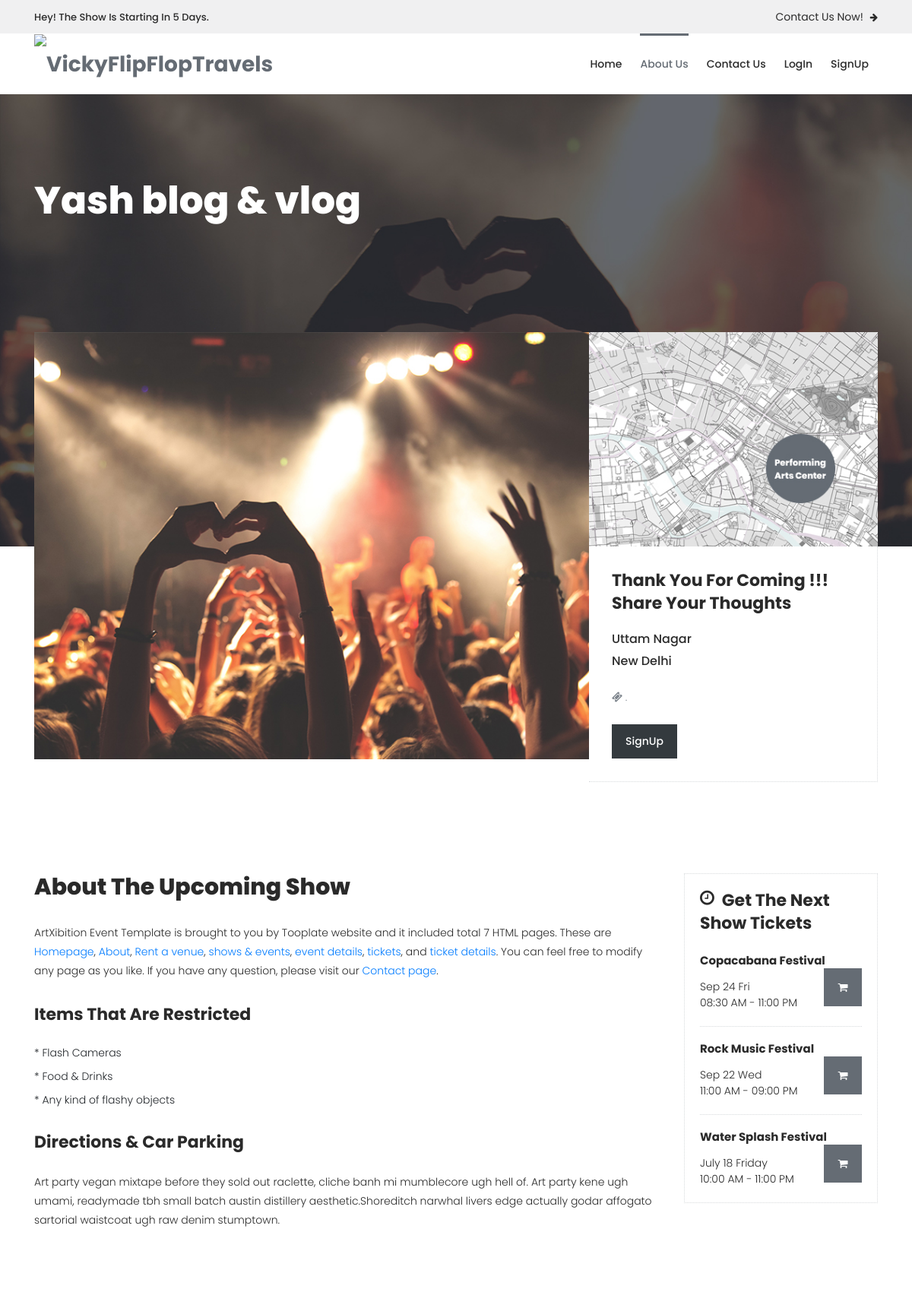
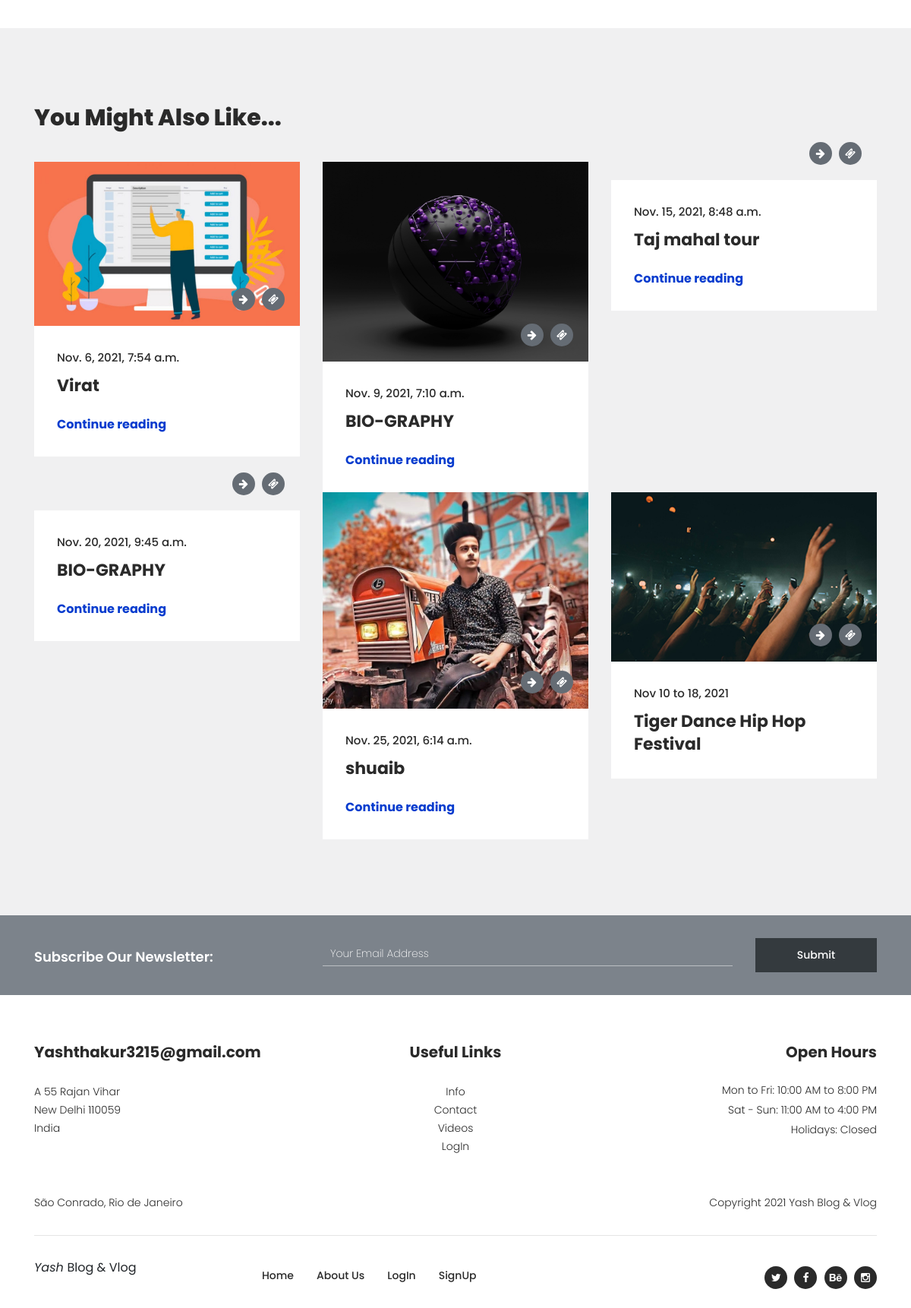
/about-page, run on the app's committed database (2 pictures, top to bottom).
### blogapp/models.py (models this page shows, shortened)
class Blog(models.Model):
    video_blog= models.FileField(upload_to='my_videos' , blank=True , null=True)
    cat = ( ('BIO-GRAPHY' , 'BIO-GRAPHY') , ('cricket' , 'cricket'),('technical' , 'technical') , ('invensions' , "invensions") , ('others' , 'others'))
    created_time = models.DateTimeField(auto_now_add=True)
    main_image = models.ImageField(upload_to='images/shop' , blank=True)
    main_title = models.CharField(max_length=3000  , default='BIO-GRAPHY')
    pera_1=  RichTextField()
    like_blog = models.ManyToManyField( User  , blank=True  )

### blogapp/views.py (the view)
# urls.py: path('about-page' , views.about_view , name='about_path_blogapp'),
def about_view(request):
    all_obj = Blog.objects.all()
    return render(request, "2125_artxibition/2125_artxibition/about.html", {'all_obj': all_obj})

### blogapp/templates/2125_artxibition/2125_artxibition/about.html (shortened to what this page needs)
<!DOCTYPE html>
<html lang="en">
{% load static %}
  <head>
    <link href="https://cdn.jsdelivr.net/npm/bootstrap@5.0.2/dist/css/bootstrap.min.css" rel="stylesheet">
    <link rel="stylesheet" type="text/css" href="{% static 'assets/css/bootstrap.min.css' %}">
    <link rel="stylesheet" type="text/css" href="{% static 'assets/css/font-awesome.css' %}">
    <link rel="stylesheet" type="text/css" href="{% static 'assets/css/owl-carousel.css' %}">
    <link rel="stylesheet"   href="{% static 'assets/css/tooplate-artxibition.css' %}">
    </head>
    <body>
    <div class="pre-header">
        <div class="container">
            <div class="row">
                <div class="col-lg-6 col-sm-6">
                    <span>Hey! The Show Is Starting In 5 Days.</span>
                </div>
                <div class="col-lg-6 col-sm-6">
                    <div class="text-button">
                        <a href="{% url 'contact_path_blogapp' %}">Contact Us Now! <i class="fa fa-arrow-right"></i></a>
                    </div>
                </div>
            </div>
        </div>
    </div>
    <header class="header-area header-sticky light">
        <div class="container">
            <div class="row">
                <div class="col-12">
                    <nav class="main-nav">
                        <a href="#" class="logo">
                            <img src="https://vickyflipfloptravels.com/wp-content/uploads/2017/03/cropped-Vicky-Flip-Flop_logo-1-1.jpg" srcset="https://vickyflipfloptravels.com/wp-content/uploads/2017/03/cropped-Vicky-Flip-Flop_logo-1-1.jpg 1653w, https://vickyflipfloptravels.com/wp-content/uploads/2017/03/cropped-Vicky-Flip-Flop_logo-1-1-300x136.jpg 300w, https://vickyflipfloptravels.com/wp-content/uploads/2017/03/cropped-Vicky-Flip-Flop_logo-1-1-600x273.jpg 600w, https://vickyflipfloptravels.com/wp-content/uploads/2017/03/cropped-Vicky-Flip-Flop_logo-1-1-768x349.jpg 768w, https://vickyflipfloptravels.com/wp-content/uploads/2017/03/cropped-Vicky-Flip-Flop_logo-1-1-1536x698.jpg 1536w, https://vickyflipfloptravels.com/wp-content/uploads/2017/03/cropped-Vicky-Flip-Flop_logo-1-1-1440x654.jpg 1440w, https://vickyflipfloptravels.com/wp-content/uploads/2017/03/cropped-Vicky-Flip-Flop_logo-1-1-1200x545.jpg 1200w" sizes="(max-width: 1653px) 100vw, 1653px" class="size-full size-ratio-full wp-image-39989 header-logo-img ggnoads" alt="VickyFlipFlopTravels" data-pin-nopin="true" height="70" width="200">   </em></a>
                        <ul class="nav">
                            <li><a href="/" >Home</a></li>
                            <li><a href="{% url 'about_path_blogapp' %}" class="active" >About Us</a></li>
                            <li><a href="{% url 'contact_path_blogapp' %}" >Contact Us</a></li>
                            <li><a href="{% url 'my_login_url' %}">LogIn</a></li>
                            <li><a href="{% url 'mysignup' %}">SignUp</a></li>
                        </ul>
                    </nav>
                </div>
            </div>
        </div>
    </header>
    <div class="page-heading-about">
        <div class="container">
            <div class="row">
                <div class="col-lg-12">
                    <h2>Yash blog & vlog</h2>
                </div>
            </div>
        </div>
    </div>
    <div class="about-item">
        <div class="container">
            <div class="row">
                <div class="col-lg-8">
                    <div class="left-image">
                        <img src="{% static 'assets/images/about-image.jpg' %}" alt="party time">
                    </div>
                </div>
                <div class="col-lg-4">
                    <div class="right-content">
                        <div class="about-map-image">
                            <img src="{% static 'assets/images/about-map-image.jpg' %}" alt="party location">
                        </div>
                        <div class="down-content">
                            <h4 style="font-family: var(--font-1); font-weight:650;">Thank You For Coming !!! Share Your Thoughts </h4>
                            <ul>
                                <li>Uttam Nagar</li>
                                <li>New Delhi </li>
                            </ul>
                            <span><i class="fa fa-ticket"></i> .</span>
                            <div class="main-dark-button">
                                <a href="{% url 'mysignup' %}">SignUp</a>
                            </div>
                        </div>
                    </div>
                </div>
            </div>
        </div>
    </div>
    <div class="about-upcoming-shows">
        <div class="container">
            <div class="row">
                <div class="col-lg-9">
                    <h2>About The Upcoming Show</h2>
                    <p><p>ArtXibition Event Template is brought to you by Tooplate website and it included total 7 HTML pages.
                        These are <a href="">Homepage</a>, <a href="">About</a>,
                        <a href="">Rent a venue</a>, <a href="">shows &amp; events</a>,
                        <a href="">event details</a>, <a href="">tickets</a>, and <a href="">ticket details</a>.
                        You can feel free to modify any page as you like. If you have any question, please visit our <a href="https://www.tooplate.com/contact" target="_blank">Contact page</a>.</p></p>
                    <h4>Items That Are Restricted</h4>
                    <ul>
                        <li>* Flash Cameras</li>
                        <li>* Food & Drinks</li>
                        <li>* Any kind of flashy objects</li>
                    </ul>
                    <h4>Directions & Car Parking</h4>
                    <p>Art party vegan mixtape before they sold out raclette, cliche banh mi mumblecore ugh hell of. Art party kene
                        ugh umami, readymade tbh small batch austin distillery aesthetic.Shoreditch narwhal livers edge actually godar
                        affogato sartorial waistcoat ugh raw denim stumptown.
                        </p>
                </div>
                <div class="col-lg-3">
                    <div class="next-shows">
                        <h4><i class="fa fa-clock-o"></i> Get The Next Show Tickets</h4>
                        <ul>
                            <li>
                                <h5>Copacabana Festival</h5>
                                <span>Sep 24 Fri<br>08:30 AM - 11:00 PM</span>
                                <div class="icon-button">
                                    <a href="">
                                        <i class="fa fa-shopping-cart"></i>
                                    </a>
                                </div>
                            </li>
                            <li>
                                <h5>Rock Music Festival</h5>
                                <span>Sep 22 Wed<br>11:00 AM - 09:00 PM</span>
                                <div class="icon-button">
                                    <a href="">
                                        <i class="fa fa-shopping-cart"></i>
                                    </a>
                                </div>
                            </li>
                            <li>
                                <h5>Water Splash Festival</h5>
                                <span>July 18 Friday<br>10:00 AM - 11:00 PM</span>
                                <div class="icon-button">
                                    <a href="">
                                        <i class="fa fa-shopping-cart"></i>
                                    </a>
                                </div>
                            </li>
                        </ul>
                    </div>
                </div>
            </div>
        </div>
    </div>
    <div class="also-like">
        <div class="container">
            <div class="row">
                <div class="col-lg-12">
                    <h2>You Might Also Like...</h2>
                </div>
                {% for obj in all_obj %}
                <div class="col-lg-4">
                    <div class="like-item">
                        <div class="thumb">
                            <a href=""><img src="..{{obj.main_image.url}}" alt=""></a>
                            <div class="icons">
                                <ul>
                                    <li><a href=""><i class="fa fa-arrow-right"></i></a></li>
                                    <li><a href=""><i class="fa fa-ticket"></i></a></li>
                                </ul>
                            </div>
                        </div>
                        <div class="down-content">
                            <span>{{obj.created_time}}</span>
                            <a href="event-details.html"><h4>{{obj.main_title}}</h4></a>
                            <br>
                            <a href="/blog/{{obj.id}}" class="stretched-link" style="text-decoration: none; color:#073cce; font-weight: 670; font-family: var(--font-1);">Continue reading </a>
                        </div>
                    </div>
                </div>
                {% endfor %}
                <div class="col-lg-4">
                    <div class="like-item">
                        <div class="thumb">
                            <a href=""><img src="{% static 'assets/images/like-03.jpg' %}" alt=""></a>
                            <div class="icons">
                                <ul>
                                    <li><a href=""><i class="fa fa-arrow-right"></i></a></li>
                                    <li><a href=""><i class="fa fa-ticket"></i></a></li>
                                </ul>
                            </div>
                        </div>
                        <div class="down-content">
                            <span>Nov 10 to 18, 2021</span>
                            <a href=""><h4>Tiger Dance Hip Hop Festival</h4></a>
                        </div>
                    </div>
                </div>
            </div>
        </div>
    </div>
    <div class="subscribe">
        <div class="container">
            <div class="row">
                <div class="col-lg-4">
                    <h4>Subscribe Our Newsletter:</h4>
                </div>
                <div class="col-lg-8">
                    <form id="subscribe" action="" method="get">
                        <div class="row">
                          <div class="col-lg-9">
                            <fieldset>
                              <input name="email" type="text" id="email" pattern="[^ @]*@[^ @]*" placeholder="Your Email Address" required="">
                            </fieldset>
                          </div>
                          <div class="col-lg-3">
                            <fieldset>
                              <button type="submit" id="form-submit" class="main-dark-button">Submit</button>
                            </fieldset>
                          </div>
                        </div>
                    </form>
                </div>
            </div>
        </div>
    </div>
    <footer>
        <div class="container">
            <div class="row">
                <div class="col-lg-4">
                    <div class="address">
                        <h4>Yashthakur3215@gmail.com</h4>
                        <span>A 55 Rajan Vihar <br>New Delhi 110059<br>India</span>
                      </div>
                </div>
                <div class="col-lg-4">
                    <div class="links">
                        <h4>Useful Links</h4>
                        <ul>
                            <li><a href="/">Info</a></li>
                            <li><a href="{% url 'contact_path_blogapp' %}">Contact</a></li>
                            <li><a href="/">Videos</a></li>
                            <li><a href="{% url 'my_login_url' %}">LogIn</a></li>
                        </ul>
                    </div>
                </div>
                <div class="col-lg-4">
                    <div class="hours">
                        <h4>Open Hours</h4>
                        <ul>
                            <li>Mon to Fri: 10:00 AM to 8:00 PM</li>
                            <li>Sat - Sun: 11:00 AM to 4:00 PM</li>
                            <li>Holidays: Closed</li>
                        </ul>
                    </div>
                </div>
                <div class="col-lg-12">
                    <div class="under-footer">
                        <div class="row">
                            <div class="col-lg-6">
                                <p>São Conrado, Rio de Janeiro</p>
                            </div>
                            <div class="col-lg-6">
                                <p class="copyright">Copyright 2021 Yash Blog & Vlog
                            </div>
                        </div>
                    </div>
                </div>
                <div class="col-lg-12">
                    <div class="sub-footer">
                        <div class="row">
                            <div class="col-lg-3">
                                <div class="logo">    <em> Yash </em> Blog & Vlog
                                    </div>
                            </div>
                            <div class="col-lg-6">
                                <div class="menu">
                                    <ul class="nav">
                                        <li><a href="/" >Home</a></li>
                                        <li><a href="" class="active">About Us</a></li>
                                        {% if user.is_authenticated %}
                                        <li><a href="{% url 'logout' %}">LogOut</a></li>
                                        {% else %}
                                        <li><a href="{% url 'my_login_url' %}">LogIn</a></li>
                                        <li><a href="{% url 'mysignup' %}">SignUp</a></li>
                                      {% endif %}
                                    </ul>
                                </div>
                            </div>
                            <div class="col-lg-3">
                                <div class="social-links">
                                    <ul>
                                        <li><a href="#"><i class="fa fa-twitter"></i></a></li>
                                        <li><a href="#"><i class="fa fa-facebook"></i></a></li>
                                        <li><a href="#"><i class="fa fa-behance"></i></a></li>
                                        <li><a href="#"><i class="fa fa-instagram"></i></a></li>
                                    </ul>
                                </div>
                            </div>
                        </div>
                    </div>
                </div>
            </div>
        </div>
    </footer>
  </body>
</html>

### data on the page
Blog: main_image (picture), created_time "Nov. 6, 2021, 7:54 a.m.", main_title "Virat"
Blog: main_image (picture), created_time "Nov. 9, 2021, 7:10 a.m.", main_title "BIO-GRAPHY"
Blog: created_time "Nov. 15, 2021, 8:48 a.m.", main_title "Taj mahal tour"
Blog: created_time "Nov. 20, 2021, 9:45 a.m.", main_title "BIO-GRAPHY"
Blog: main_image (picture), created_time "Nov. 25, 2021, 6:14 a.m.", main_title "shuaib"
